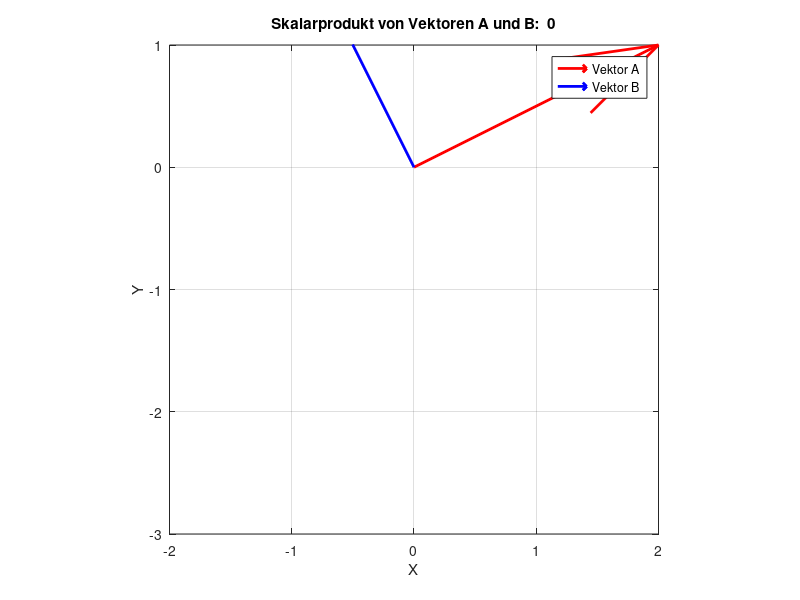

Reproduce this figure in MATLAB.
% Definition der Vektoren
A = [2, 1];
B = [-1, 2];

% Ursprung (0,0)
origin = [0, 0];

% Erstelle 2D-Plot
figure;
quiver(origin(1), origin(2), A(1), A(2), 0, 'r', 'LineWidth', 2); 
hold on;
quiver(origin(1), origin(2), B(1), B(2), 0, 'b', 'LineWidth', 2); 

% Achseneinstellungen
grid on;
axis equal;
xlim([-2 2]);
ylim([-3 1]);
xlabel('X');
ylabel('Y');
legend('Vektor A', 'Vektor B');
skalarprodukt = dot(A, B);  % oder: A * B'
title(['Skalarprodukt von Vektoren A und B:  ' num2str(skalarprodukt)]);
